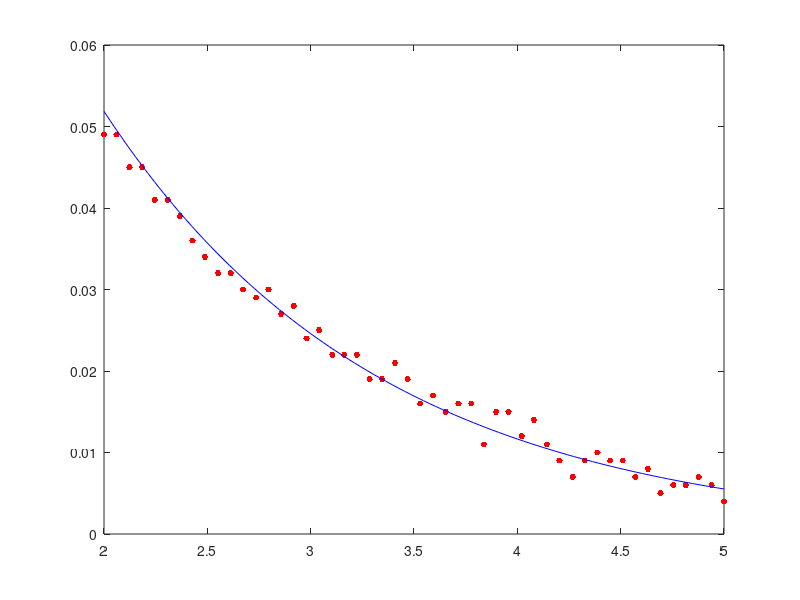

This figure's MATLAB source:
function ej66

M = load('concentracion.dat');
close all
t = M(:,1); y= M(:,2);
n = length (t);
c=polyfit(t,log(y),1); % recta de regresion con cambio de variable
z = linspace(min(t), max(t));
plot(t,y, '.r', 'MarkerSize',14); hold on
a = c(1);
b = exp(c(2));
plot(z,b*exp(a*z),'b') %esta es la b*exp(at)


